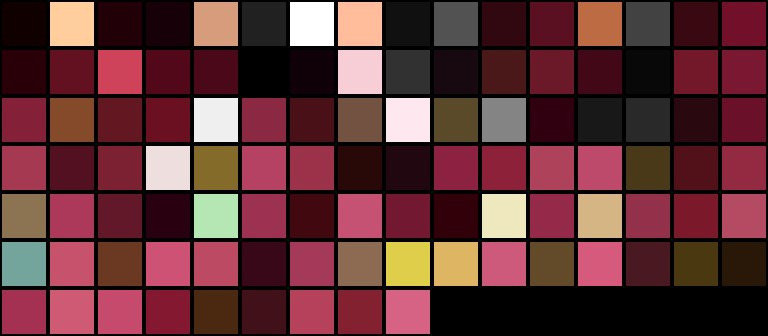

Generate this figure with Python:
"""Lee los colores de estado_gba.png y genera paleta.png + paleta.txt (RGB888, hex y BGR555 de la GBA)."""
from PIL import Image, ImageDraw
img = Image.open("estado_gba.png").convert("RGB")
cols = sorted(img.getcolors(4096), reverse=True)
lado, por_fila = 24, 16
filas = (len(cols) + por_fila - 1) // por_fila
sw = Image.new("RGB", (por_fila * lado, filas * lado), (0, 0, 0)); d = ImageDraw.Draw(sw)
lineas = ["#  n_pix  RGB            hex      GBA(BGR555)"]
for i, (n, (r, g, b)) in enumerate(cols):
    x, y = (i % por_fila) * lado, (i // por_fila) * lado
    d.rectangle([x + 1, y + 1, x + lado - 2, y + lado - 2], fill=(r, g, b))
    gba = (b >> 3) << 10 | (g >> 3) << 5 | (r >> 3)
    lineas.append(f"{i:<3}{n:>6}  ({r:3},{g:3},{b:3})  #{r:02x}{g:02x}{b:02x}  0x{gba:04X}")
sw.resize((sw.width * 2, sw.height * 2), Image.NEAREST).save("paleta.png")
open("paleta.txt", "w").write("\n".join(lineas) + "\n")
print(len(cols), "colores")
